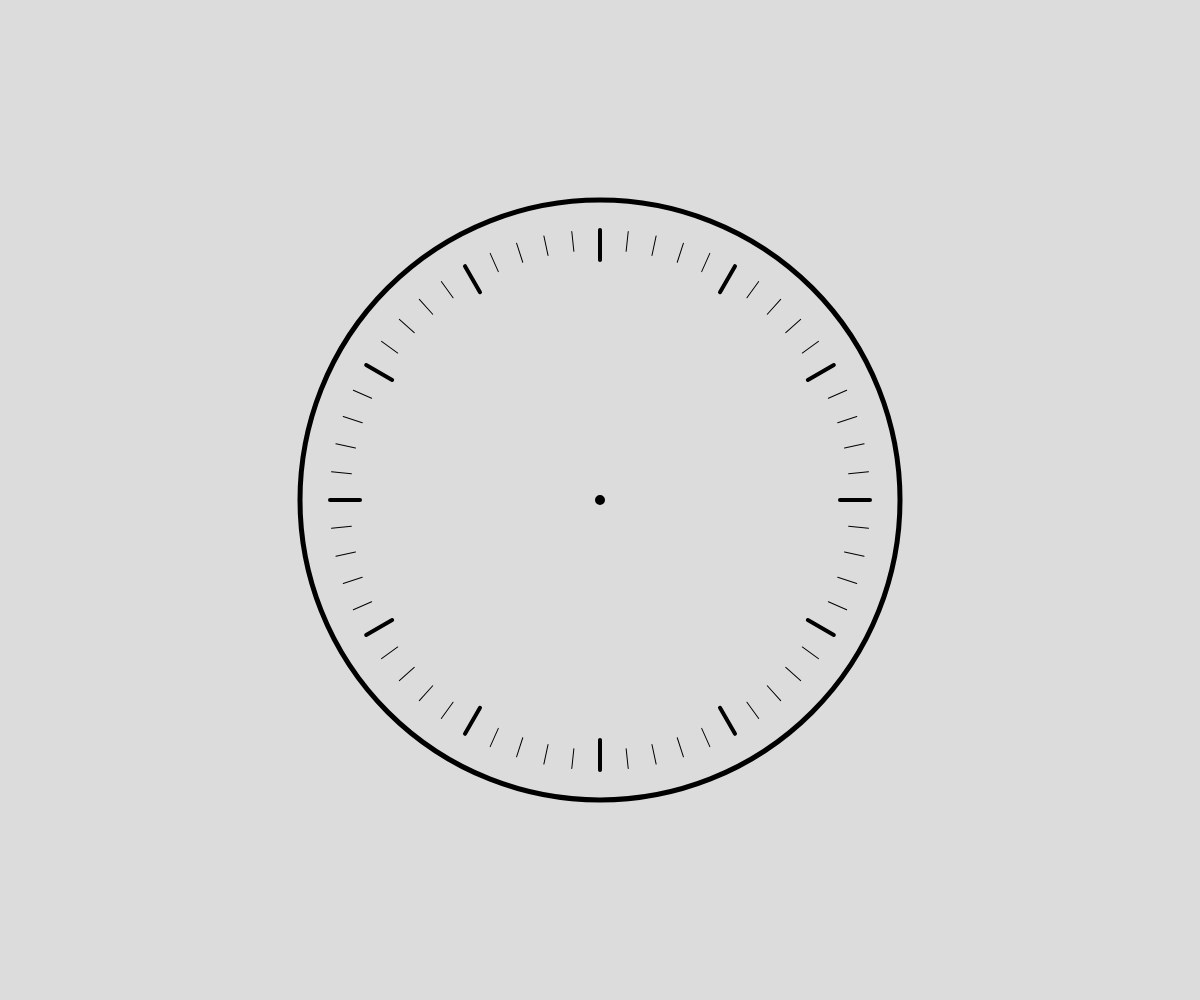
Frame 1 (no input)
Frame 60 (no input): identical to frame 1, image omitted
Frame 120 (the mouse pressed at the canvas centre since frame 60): identical to frame 1, image omitted

The p5.js sketch that drew this single still picture (run headless with seeded random() and noise() and a simulated clock; from frame 60 on, the mouse is pressed at the canvas centre):

// p5.js sketch
// ── sketch.js
// Rotating Clock
// Adam ABouelela
// March 18, 2024
// Draw an animated clock


function setup() {
  createCanvas(windowWidth, windowHeight);
  ellipseMode(CENTER);
  angleMode(DEGREES);
}

function draw() {
  background(220);
  translate(width/2,height/2);
  clockFace();
  for (let i = 0; i<60; i++){
    if (i % 5 === 0){
      strokeWeight(4);
      line(240,0,270,0);
      strokeWeight(1);
    }
    else {line(250,0,270,0);}
    rotate(6);}
}

function clockFace(){
  fill(220);
  strokeWeight(5);
  ellipse(0,0,600);
  fill(0);
  ellipse(0,0,5);
  strokeWeight(1);
}
